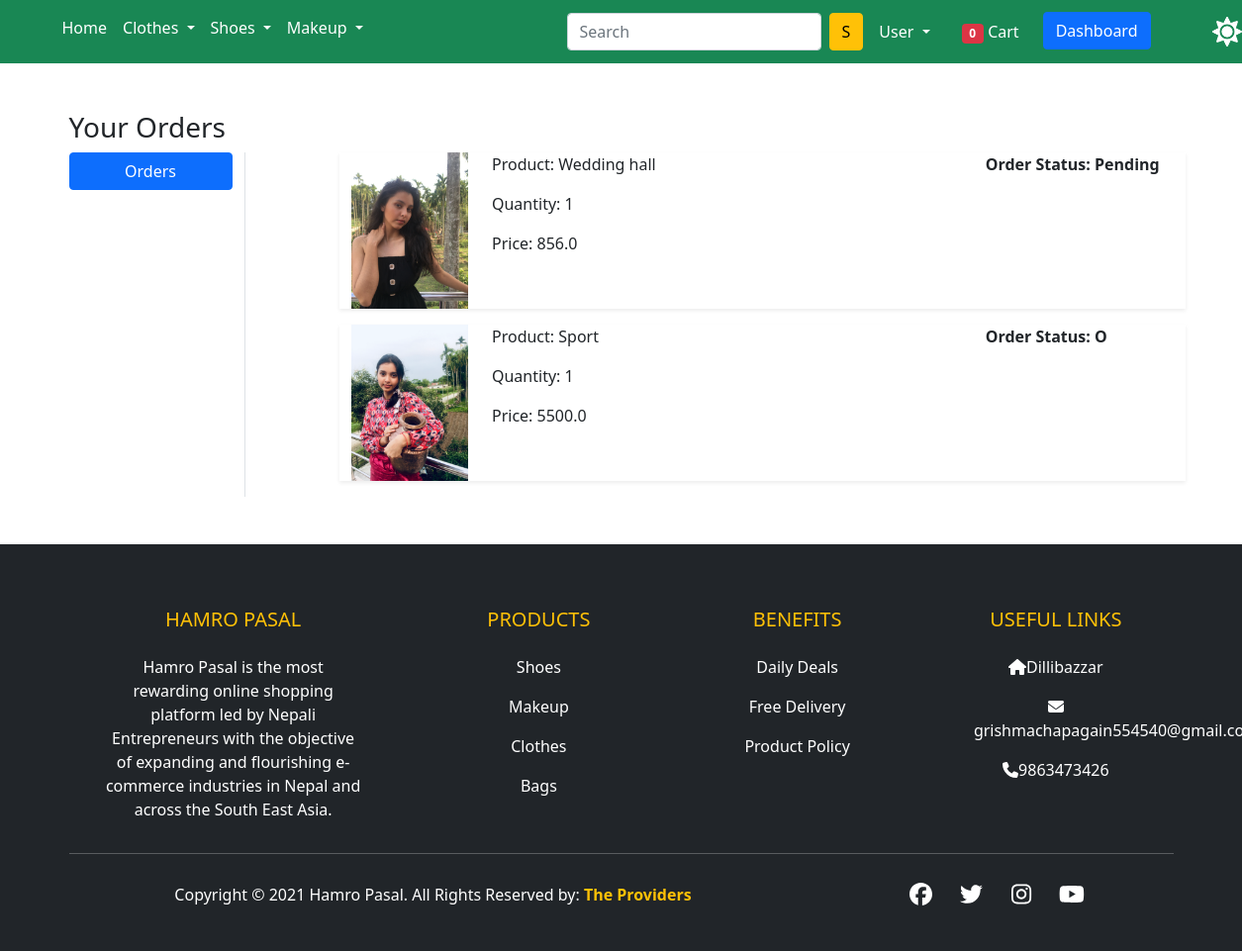
The page /orders/ (signed in) on the database as committed earlier.
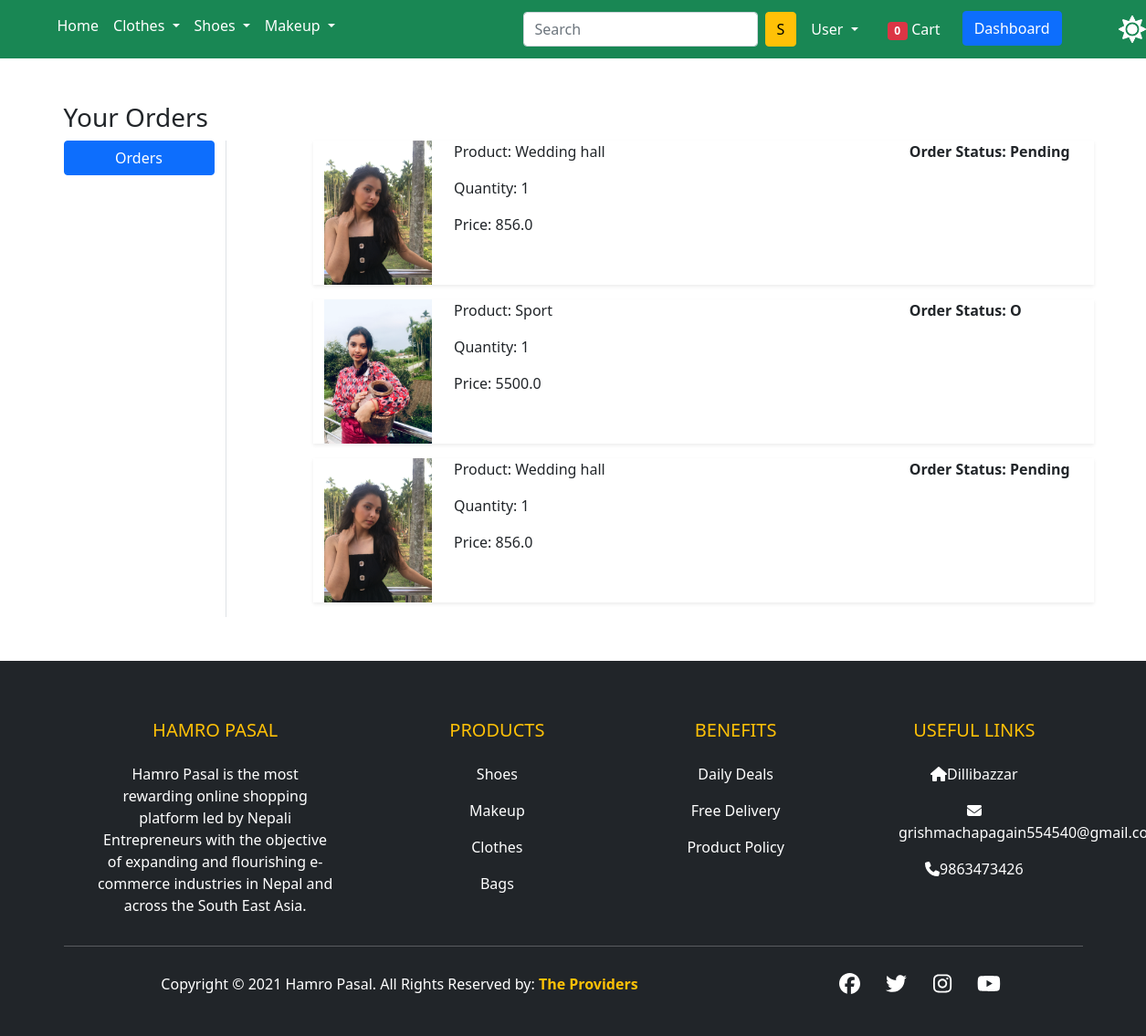
The same page on the database as committed later.
### products/models.py (models this page shows, shortened)
class OrderPlaced(models.Model):
    user = models.ForeignKey(User, on_delete=models.CASCADE)
    customer = models.ForeignKey(Customer, on_delete=models.CASCADE)
    product = models.ForeignKey(Product, on_delete=models.CASCADE)
    quantity = models.PositiveIntegerField(default=1)
    ordered_date = models.DateTimeField(auto_now_add=True)
    status = models.CharField(
        max_length=50, choices=STATUS_CHOICES, default='Pending')
    @property
    def total_cost(self):
        return self.quantity * self.product.Selling_Price

class Product(models.Model):
    title = models.CharField(max_length=100)
    Price = models.FloatField()
    Selling_Price= models.FloatField()
    Description = models.TextField()
    Manufacturer = models.CharField(max_length=100)
    category = models.CharField(choices=PASAL_CHOICES, max_length=2)
    Image = models.ImageField(upload_to='productimg')

### products/views.py (the view)
# urls.py: path('orders/', views.orders, name='orders'),
@login_required
def orders(request):
    totalitem = 0
    if request.user.is_authenticated:
        totalitem = len(Cart.objects.filter(user=request.user))
    op = OrderPlaced.objects.filter(user=request.user)
    return render(request, 'pr/orders.html', {'order_placed': op, 'totalitem': totalitem})

### products/templates/pr/orders.html (shortened to what this page needs)
{% extends 'pr/base.html' %} {% load static %}
{% block main-content %}
<div class="container my-5">
  <div class="row">
    <h3>Your Orders</h3>
    <div class="col-sm-2 border-end">
      <ul class="list-unstyled">
        <li class="d-grid">
          <a href="{% url 'orders' %}" class="btn btn-primary">Orders</a>
        </li>
      </ul>
    </div>
    <div class="col-sm-9 offset-sm-1">
      {% for op in order_placed %}
      <div class="row shadow-sm mb-3">
        <div class="col-sm-2">
          <img
            src="{{op.product.Image.url}}"
            alt=""
            class="img-fluid"
            height="150"
            width="150"
          />
        </div>
        <div class="col-sm-7">
          <p>Product: {{op.product.title}}</p>
          <p>Quantity: {{op.quantity}}</p>
          <p>Price: {{op.total_cost}}</p>
        </div>
        <div class="col-sm-3 fw-bold">
          <p>Order Status: {{op.status}}</p>
        </div>
      </div>
      {% endfor %}
    </div>
  </div>
</div>
{% endblock main-content %}

Rows that differ between the two databases and show on the page:
added OrderPlaced: product.Image (picture), product "Wedding hall", quantity "1", total_cost "856.0", status "Pending"
